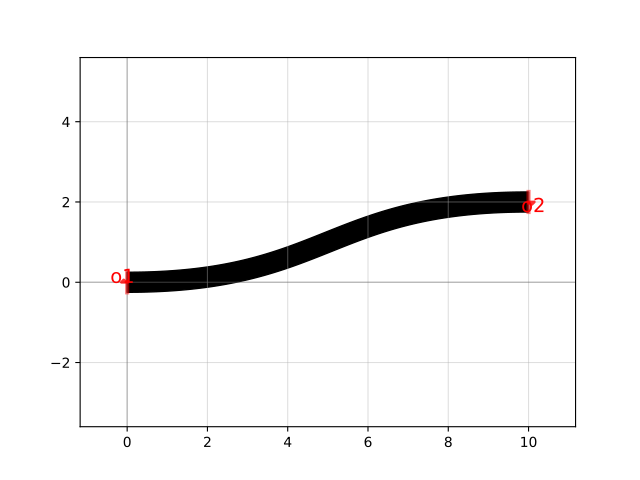

This figure's Python source:
import gdsfactory as gf

c = gf.components.bezier(width=0.5, control_points=[[0.0, 0.0], [5.0, 0.0], [5.0, 2.0], [10.0, 2.0]], npoints=201, with_manhattan_facing_angles=True, cross_section='strip', with_bbox=True)
c.plot()
